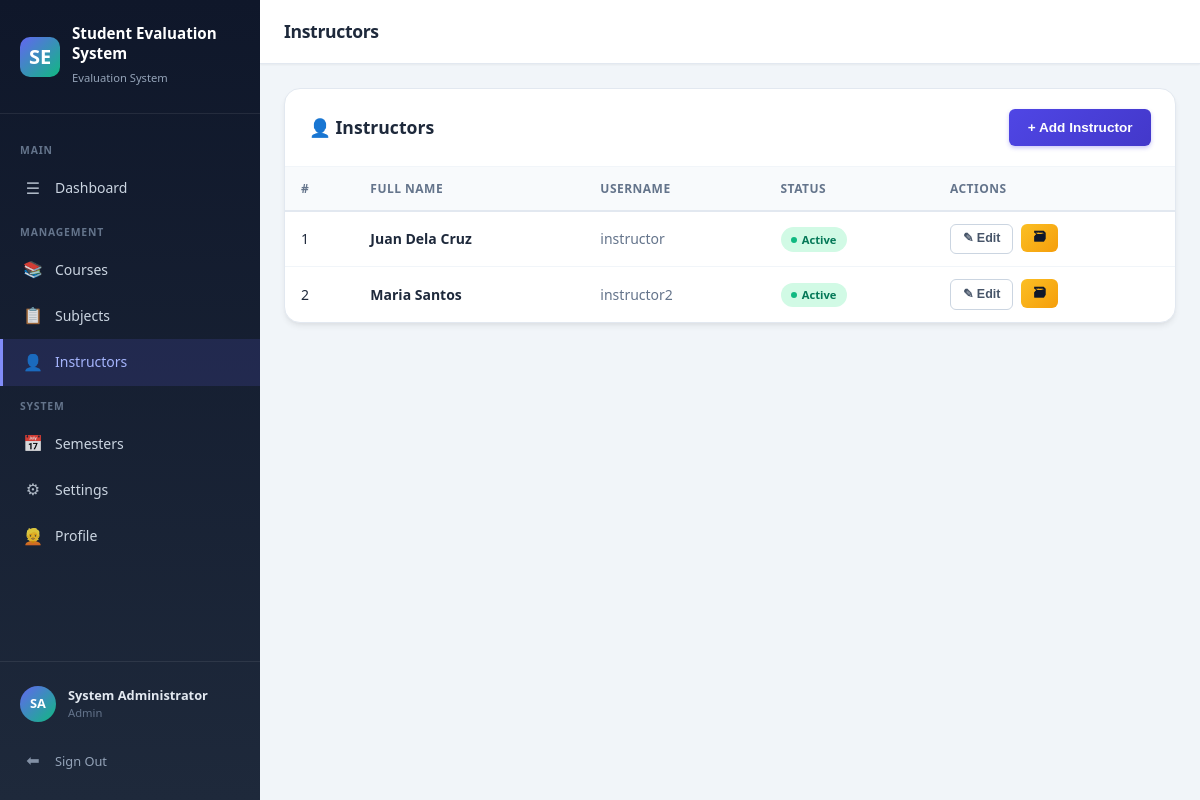
Page /pages/admin/instructors.php (signed in) on the committed database.
### tables this page shows
CREATE TABLE IF NOT EXISTS `settings` (
  `id` INT AUTO_INCREMENT PRIMARY KEY,
  `setting_key` VARCHAR(50) NOT NULL UNIQUE,
  `setting_value` TEXT DEFAULT NULL
);

CREATE TABLE IF NOT EXISTS `users` (
  `id` INT AUTO_INCREMENT PRIMARY KEY,
  `username` VARCHAR(50) NOT NULL UNIQUE,
  `password` VARCHAR(255) NOT NULL,
  `full_name` VARCHAR(100) NOT NULL,
  `role` ENUM('admin','instructor') NOT NULL DEFAULT 'instructor',
  `status` TINYINT(1) NOT NULL DEFAULT 1,
  `created_at` TIMESTAMP DEFAULT CURRENT_TIMESTAMP
);

### includes/functions.php (called while the page is built, shortened)
<?php
function getSetting($key, $default = '') {
    $db = getDB();
    $stmt = $db->prepare("SELECT setting_value FROM settings WHERE setting_key = ?");
    $stmt->execute([$key]);
    $val = $stmt->fetchColumn();
    return $val !== false ? $val : $default;
}

### pages/admin/instructors.php (the view, shortened to what this page needs)
<?php
$pageTitle = 'Instructors';
require_once __DIR__ . '/../../includes/header.php';
$db = getDB();
$instructors = $db->query("SELECT * FROM users WHERE role='instructor' ORDER BY status DESC, full_name")->fetchAll();
?>
<div class="card">
  <div class="card-header">
    <h3>&#128100; Instructors</h3>
    <button class="btn btn-primary" onclick="openModal('addModal')">+ Add Instructor</button>
  </div>
  <div class="card-body no-pad">
    <div class="table-wrapper">
      <table>
        <thead><tr><th>#</th><th>Full Name</th><th>Username</th><th>Status</th><th>Actions</th></tr></thead>
        <tbody>
        <?php if(empty($instructors)): ?>
          <tr><td colspan="5"><div class="empty-state"><p>No instructors yet.</p></div></td></tr>
        <?php else: foreach($instructors as $i=>$u): ?>
          <tr>
            <td><?= $i+1 ?></td>
            <td><strong><?= htmlspecialchars($u['full_name']) ?></strong></td>
            <td class="text-muted"><?= htmlspecialchars($u['username']) ?></td>
            <td><span class="badge <?= $u['status']?'badge-active':'badge-archived' ?>"><span class="badge-dot"></span> <?= $u['status']?'Active':'Archived' ?></span></td>
            <td>
              <div class="flex gap-2">
                <button class="btn btn-outline btn-sm" onclick="editInst(<?= $u['id'] ?>,'<?= htmlspecialchars(addslashes($u['full_name'])) ?>','<?= htmlspecialchars(addslashes($u['username'])) ?>')">&#9998; Edit</button>
                <form method="POST" action="/grading_systemv2/api/instructors.php" style="display:inline" onsubmit="return confirm('<?= $u['status']?'Archive':'Restore' ?>?')">
                  <button class="btn <?= $u['status']?'btn-warning':'btn-accent' ?> btn-sm"><?= $u['status']?'&#128451;':'&#9989;' ?></button>
                </form>
              </div>
            </td>
          </tr>
        <?php endforeach; endif; ?>
        </tbody>
      </table>
    </div>
  </div>
</div>
<?php require_once __DIR__ . '/../../includes/footer.php'; ?>

### includes/header.php (shortened to what this page needs)
<?php
require_once __DIR__ . '/functions.php';
$currentPage = basename($_SERVER['PHP_SELF'], '.php');
$currentDir  = basename(dirname($_SERVER['PHP_SELF']));
$userRole    = $_SESSION['role'] ?? '';
$userName    = $_SESSION['full_name'] ?? 'Guest';
$initials    = '';
foreach (explode(' ', $userName) as $w) { $initials .= strtoupper(substr($w, 0, 1)); }
$initials = substr($initials, 0, 2);
$sysTitle = getSetting('system_title', 'Student Evaluation System');
$sysLogo  = getSetting('system_logo', '');
?>
<!DOCTYPE html>
<html lang="en">
<head>
  <link rel="stylesheet" href="/grading_systemv2/assets/css/style.css">
</head>
<body>
<div class="layout">
  <aside class="sidebar" id="sidebar">
    <div class="sidebar-brand">
      <?php if ($sysLogo): ?>
        <img src="/grading_systemv2/assets/uploads/<?= htmlspecialchars($sysLogo) ?>" alt="Logo" style="width:40px;height:40px;border-radius:var(--radius-md);object-fit:cover;">
      <?php else: ?>
        <div class="sidebar-brand-icon">SE</div>
      <?php endif; ?>
      <div>
        <h2><?= htmlspecialchars($sysTitle) ?></h2>
        <small>Evaluation System</small>
      </div>
    </div>
    <nav class="sidebar-nav">
      <?php if ($userRole === 'admin'): ?>
        <div class="sidebar-label">Main</div>
        <a href="/grading_systemv2/pages/admin/dashboard.php" class="sidebar-link <?= $currentPage==='dashboard'&&$currentDir==='admin'?'active':'' ?>">
          <span class="icon">&#9776;</span> Dashboard
        </a>
        <div class="sidebar-label">Management</div>
        <a href="/grading_systemv2/pages/admin/courses.php" class="sidebar-link <?= $currentPage==='courses'?'active':'' ?>">
          <span class="icon">&#128218;</span> Courses
        </a>
        <a href="/grading_systemv2/pages/admin/subjects.php" class="sidebar-link <?= $currentPage==='subjects'&&$currentDir==='admin'?'active':'' ?>">
          <span class="icon">&#128203;</span> Subjects
        </a>
        <a href="/grading_systemv2/pages/admin/instructors.php" class="sidebar-link <?= $currentPage==='instructors'?'active':'' ?>">
          <span class="icon">&#128100;</span> Instructors
        </a>
        <div class="sidebar-label">System</div>
        <a href="/grading_systemv2/pages/admin/semesters.php" class="sidebar-link <?= $currentPage==='semesters'?'active':'' ?>">
          <span class="icon">&#128197;</span> Semesters
        </a>
        <a href="/grading_systemv2/pages/admin/settings.php" class="sidebar-link <?= $currentPage==='settings'?'active':'' ?>">
          <span class="icon">&#9881;</span> Settings
        </a>
        <a href="/grading_systemv2/pages/admin/profile.php" class="sidebar-link <?= $currentPage==='profile'&&$currentDir==='admin'?'active':'' ?>">
          <span class="icon">&#128113;</span> Profile
        </a>
      <?php endif; ?>
    </nav>
    <div class="sidebar-footer">
      <div class="sidebar-user">
        <div class="sidebar-avatar"><?= $initials ?></div>
        <div class="sidebar-user-info">
          <strong><?= htmlspecialchars($userName) ?></strong>
          <span><?= htmlspecialchars($userRole) ?></span>
        </div>
      </div>
      <a href="/grading_systemv2/pages/logout.php" class="sidebar-link" style="padding-left:0;margin-top:.5rem;font-size:.8rem;color:var(--slate-400);">
        <span class="icon">&#x2B05;</span> Sign Out
      </a>
    </div>
  </aside>
  <div class="main-content">
    <header class="topbar">
      <div class="topbar-left">
        <h1 class="topbar-title"><?= $pageTitle ?? 'Dashboard' ?></h1>
      </div>
    </header>
    <div class="page-container">

### rows in the picture
settings: setting_value "Student Evaluation System"
users: full_name "Juan Dela Cruz", username "instructor", status "Active"
users: full_name "Maria Santos", username "instructor2", status "Active"

### other values in the picture
$initials "SA"
$userName "System Administrator"
$userRole "Admin"
$pageTitle "Instructors"
